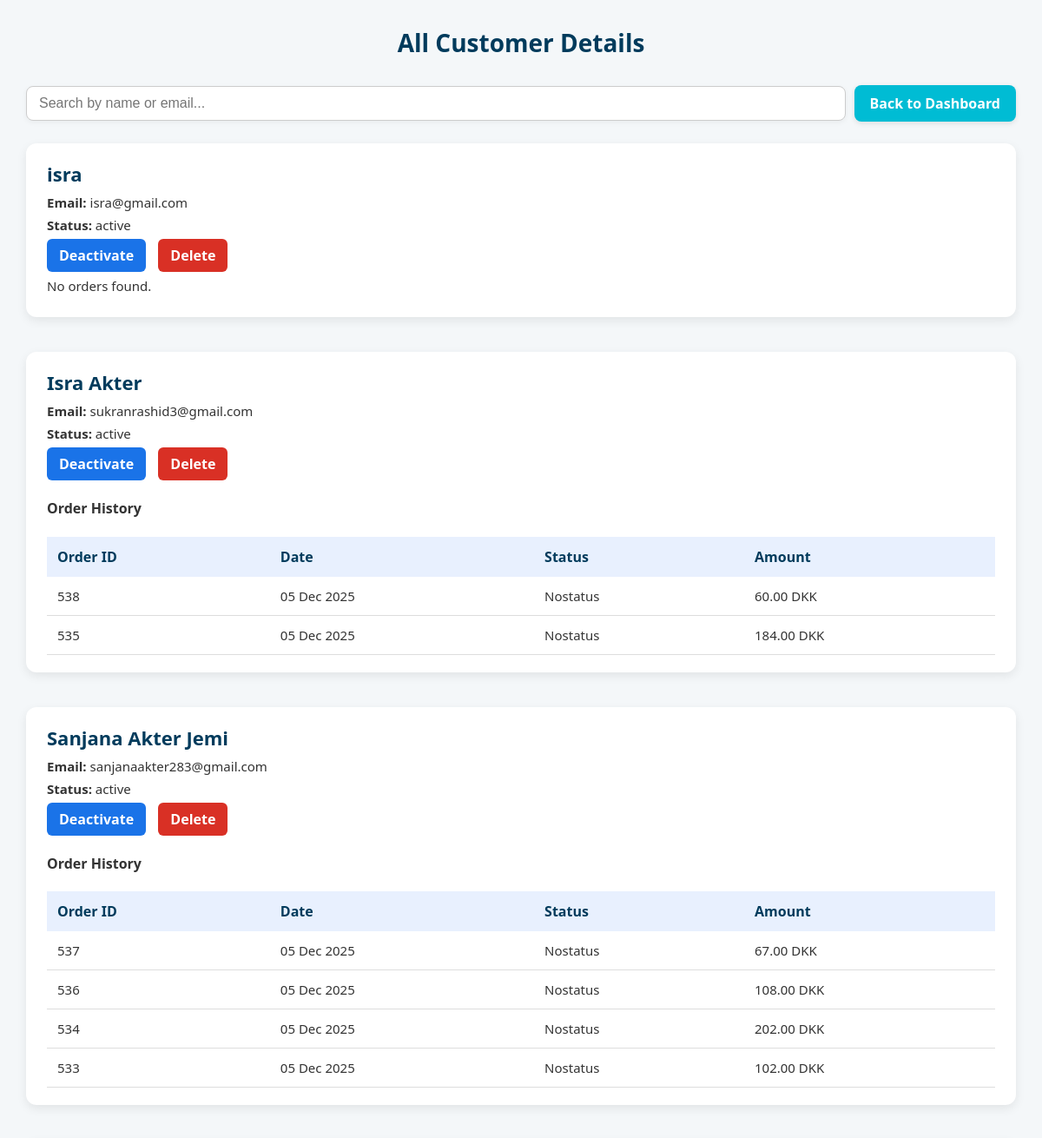
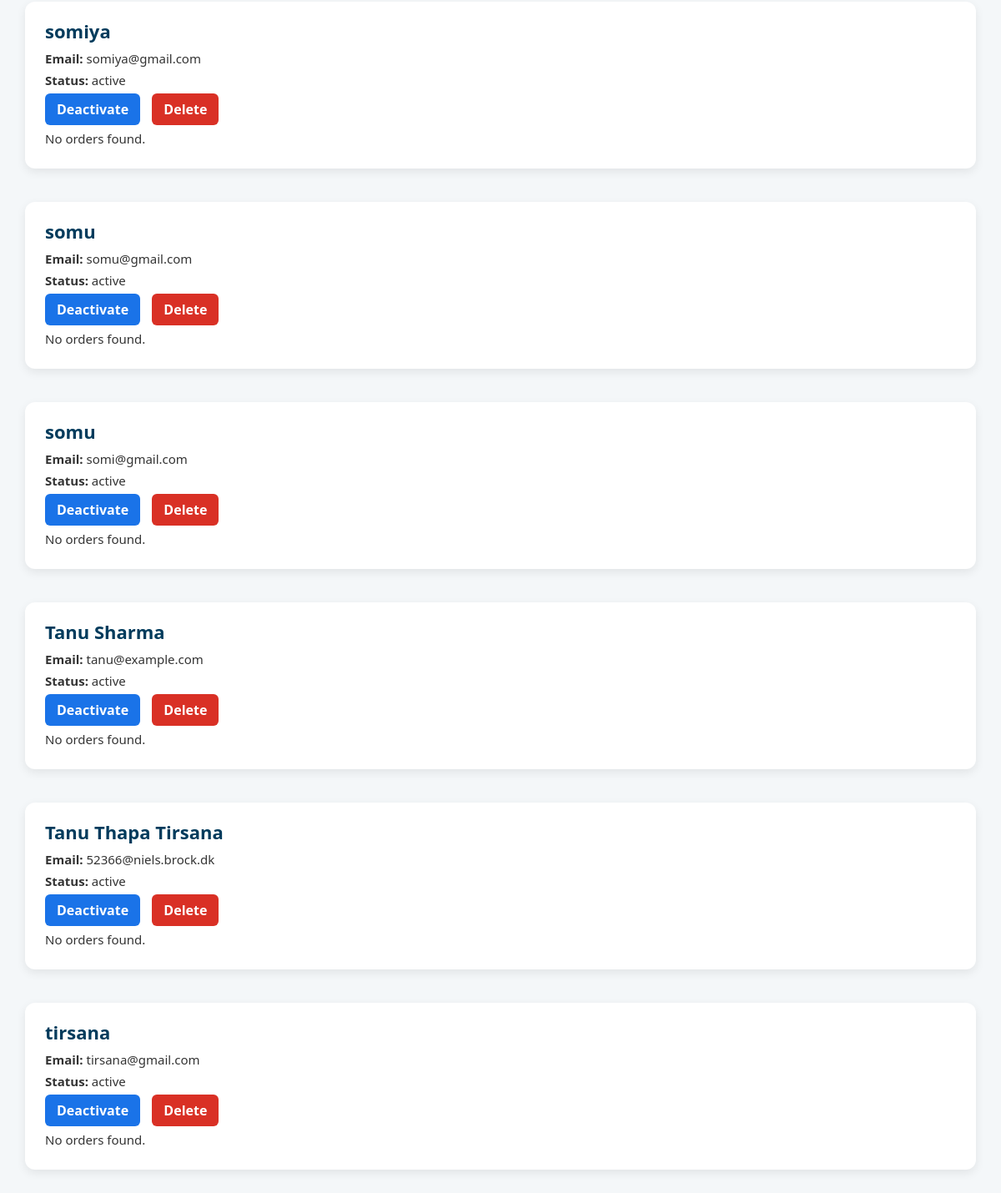
The page /admin/customer/detail (signed in) on the database its author committed (2 pictures, top to bottom).
### tables this page shows
CREATE TABLE `customer` (
  `customer_id` int(11) UNSIGNED NOT NULL,
  `name` varchar(25) NOT NULL DEFAULT 'Not Null',
  `email` varchar(55) NOT NULL,
  `password_hash` text NOT NULL DEFAULT 'Not Null',
  `account_status` varchar(15) DEFAULT NULL,
  `avatar` varchar(255) DEFAULT NULL
);

CREATE TABLE `order` (
  `order_id` int(15) UNSIGNED NOT NULL,
  `customer_id` int(6) UNSIGNED NOT NULL,
  `status` varchar(50) DEFAULT NULL,
  `placed_at` datetime NOT NULL DEFAULT current_timestamp(),
  `comments` text DEFAULT NULL,
  `final_amount` decimal(8,2) NOT NULL,
  `waiting_time` int(11) DEFAULT NULL,
  `feedback` text DEFAULT NULL
);

### app/controllers/AdminController.php (called while the page is built, shortened)
<?php
class AdminController
{
    public function customerDetailOverview()
    {
        $customers = CustomerModel::getAllCustomersWithOrders();
        View::render('admin.customer_full_list', ['customers' => $customers]);
    }
}

### index.php (called while the page is built, shortened)
<?php
require_once __DIR__ . '/app/core/Router.php';

### app/models/CustomerModel.php (called while the page is built, shortened)
<?php
class CustomerModel
{
    public static function getAllCustomersWithOrders(): array
    {
        $db = Database::connect();
        $stmt = $db->prepare("SELECT * FROM customer ORDER BY name ASC");
        $stmt->execute();
        $customers = $stmt->fetchAll(PDO::FETCH_ASSOC);
        foreach ($customers as &$customer) {
            $stmtOrders = $db->prepare("
            SELECT order_id, placed_at, status, final_amount
            FROM `order`
            WHERE customer_id = :customer_id
            ORDER BY placed_at DESC
        ");
            $stmtOrders->execute([':customer_id' => $customer['customer_id']]);
            $customer['orders'] = $stmtOrders->fetchAll(PDO::FETCH_ASSOC);
        }
        return $customers;
    }
}

### app/views/admin/customer_full_list.php (the view, shortened to what this page needs)
<!DOCTYPE html>
<html lang="en">
<head>
  <link rel="stylesheet" href="/quick_serve/assets/css/admin/customer_full_list.css?v=23"/>
</head>
<body>
  <h2>All Customer Details</h2>
  <div class="top-bar">
    <input type="text" id="customerSearch" class="search-input" placeholder="Search by name or email...">
    <a href="/quick_serve/admin/dashboard" class="dashboard-button">Back to Dashboard</a>
  </div>
  <?php foreach ($customers as $customer): ?>
    <div class="customer-card"
         data-name="<?= strtolower(trim($customer['name'] ?? '')) ?>"
         data-email="<?= strtolower(trim($customer['email'] ?? '')) ?>">
      <h3><?= htmlspecialchars($customer['name'] ?? '') ?></h3>
      <p><strong>Email:</strong> <?= htmlspecialchars($customer['email'] ?? '') ?></p>
      <p><strong>Status:</strong> <?= htmlspecialchars($customer['account_status'] ?? '') ?></p>
      <div class="actions">
        <?php if (($customer['account_status'] ?? '') === 'active'): ?>
          <a href="/quick_serve/admin/customer/status?id=<?= urlencode($customer['customer_id'] ?? '') ?>&status=inactive"
             onclick="return confirm('Deactivate this customer?');">Deactivate</a>
        <?php else: ?>
          <a href="/quick_serve/admin/customer/status?id=<?= urlencode($customer['customer_id'] ?? '') ?>&status=active"
             onclick="return confirm('Activate this customer?');">Activate</a>
        <?php endif; ?>
        <a href="/quick_serve/admin/customer/delete?id=<?= urlencode($customer['customer_id'] ?? '') ?>"
           class="delete"
           onclick="return confirm('Delete this customer permanently?');">Delete</a>
      </div>
      <?php if (!empty($customer['orders'])): ?>
        <h4>Order History</h4>
        <table>
          <thead>
            <tr>
              <th>Order ID</th>
              <th>Date</th>
              <th>Status</th>
              <th>Amount</th>
            </tr>
          </thead>
          <tbody>
            <?php foreach ($customer['orders'] as $order): ?>
              <tr>
                <td><?= htmlspecialchars($order['order_id'] ?? '') ?></td>
                <td><?= !empty($order['placed_at']) ? date('d M Y', strtotime($order['placed_at'])) : '' ?></td>
 <td><?= !empty($order['status']) ? htmlspecialchars($order['status']) : 'Nostatus' ?></td>
                <td><?= htmlspecialchars($order['final_amount'] ?? '0') ?> DKK</td>
              </tr>
            <?php endforeach; ?>
          </tbody>
        </table>
      <?php else: ?>
        <p>No orders found.</p>
      <?php endif; ?>
    </div>
  <?php endforeach; ?>
</body>
</html>

### assets/css/admin/customer_full_list.css (style rules this page uses)
body { font-family: 'Segoe UI', Roboto, Arial, sans-serif; margin: 30px; background-color: #f4f7f9; color: #333; }
h2 { color: #003B5C; font-size: 28px; margin-bottom: 30px; text-align: center; }
.top-bar { display: flex; justify-content: space-between; align-items: center; margin-bottom: 25px; flex-wrap: wrap; gap: 10px; }
.search-input { flex: 1; min-width: 260px; padding: 10px 14px; font-size: 16px; border: 1px solid #ccc; border-radius: 8px; background-color: #fff; box-shadow: 0 2px 6px rgba(0,0,0,0.05); }
.dashboard-button { padding: 10px 18px; background-color: #00bcd4;; color: white; text-decoration: none; border-radius: 8px; font-weight: 600; box-shadow: 0 2px 6px rgba(0,0,0,0.1); transition: background-color 0.2s ease; }
.customer-card { background: #ffffff; padding: 20px 24px; margin-bottom: 40px; border-radius: 12px; box-shadow: 0 4px 12px rgba(0,0,0,0.08); }
.customer-card h3 { color: #003B5C; margin-top: 0; font-size: 22px; margin-bottom: 8px; }
.customer-card p { margin: 6px 0; font-size: 15px; }
table { width: 100%; border-collapse: collapse; margin-top: 15px; }
table th { background-color: #e8f0fe; color: #003B5C; padding: 12px; text-align: left; font-weight: 600; }
table td { padding: 12px; border-bottom: 1px solid #ddd; font-size: 15px; }
.actions a { margin-right: 10px; padding: 8px 14px; background-color: #1a73e8; color: white; text-decoration: none; border-radius: 6px; font-weight: 600; display: inline-block; transition: background-color 0.2s ease; }
.actions a.delete { background-color: #d93025; }

### rows shown on the page
customer: name "isra", email "isra@gmail.com", account_status "active", shows "No orders found."
customer: name "Isra Akter", email "sukranrashid3@gmail.com", account_status "active"
order: order_id "538", placed_at "05 Dec 2025", shows "Nostatus", final_amount "60.00"
order: order_id "535", placed_at "05 Dec 2025", shows "Nostatus", final_amount "184.00"
customer: name "Sanjana Akter Jemi", email "sanjanaakter283@gmail.com", account_status "active"
order: order_id "537", placed_at "05 Dec 2025", shows "Nostatus", final_amount "67.00"
order: order_id "536", placed_at "05 Dec 2025", shows "Nostatus", final_amount "108.00"
order: order_id "534", placed_at "05 Dec 2025", shows "Nostatus", final_amount "202.00"
order: order_id "533", placed_at "05 Dec 2025", shows "Nostatus", final_amount "102.00"
customer: name "somiya", email "somiya@gmail.com", account_status "active", shows "No orders found."
customer: name "somu", email "somu@gmail.com", account_status "active", shows "No orders found."
customer: name "somu", email "somi@gmail.com", account_status "active", shows "No orders found."
customer: name "Tanu Sharma", email "tanu@example.com", account_status "active", shows "No orders found."
customer: name "Tanu Thapa Tirsana", email "52366@niels.brock.dk", account_status "active", shows "No orders found."
customer: name "tirsana", email "tirsana@gmail.com", account_status "active", shows "No orders found."
